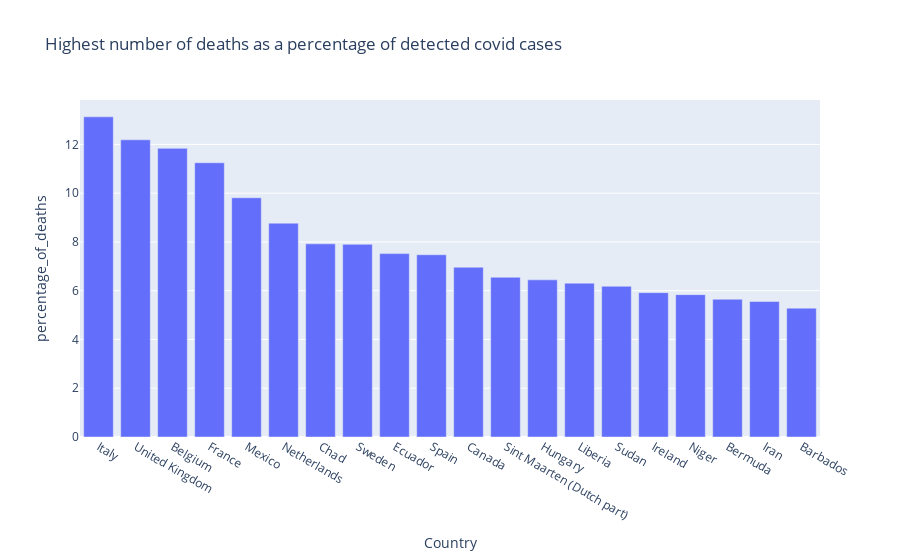

The cell this chart's notebook holds for it:
### Markdown cell above
It might help us to look at these as a percentage.

### Code cell
data["percentage_of_deaths"] = (data["Total Deaths"] / data["Total Cases"]) * 100
figure = px.bar(data.sort_values(by = ["percentage_of_deaths"], ascending=False).head(20), 
                y = 'percentage_of_deaths', 
                x = 'Country',
                title = "Highest number of deaths as a percentage of detected covid cases")
figure.show()

### Figure 1 — Plotly figure (JSON) as saved in the notebook; plotly's stock layout.template omitted (floating-point values rounded to 4 significant figures)
{"data": [{"alignmentgroup": "True", "hovertemplate": "Country=%{x}<br>percentage_of_deaths=%{y}<extra></extra>", "legendgroup": "", "marker": {"color": "#636efa", "pattern": {"shape": ""}}, "name": "", "offsetgroup": "", "orientation": "v", "showlegend": false, "textposition": "auto", "type": "bar", "x": ["Italy", "United Kingdom", "Belgium", "France", "Mexico", "Netherlands", "Chad", "Sweden", "Ecuador", "Spain", "Canada", "Sint Maarten (Dutch part)", "Hungary", "Liberia", "Sudan", "Ireland", "Niger", "Bermuda", "Iran", "Barbados"], "xaxis": "x", "y": [13.13, 12.19, 11.84, 11.25, 9.813, 8.77, 7.921, 7.901, 7.521, 7.475, 6.964, 6.551, 6.446, 6.309, 6.181, 5.92, 5.839, 5.648, 5.559, 5.284], "yaxis": "y"}], "layout": {"barmode": "relative", "legend": {"tracegroupgap": 0}, "title": {"text": "Highest number of deaths as a percentage of detected covid cases"}, "xaxis": {"anchor": "y", "domain": [0, 1], "title": {"text": "Country"}}, "yaxis": {"anchor": "x", "domain": [0, 1], "title": {"text": "percentage_of_deaths"}}}}
